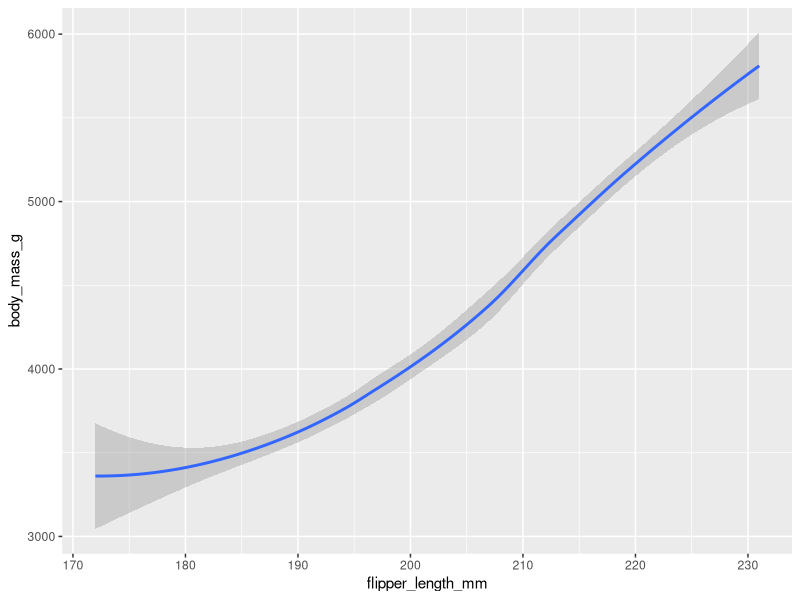
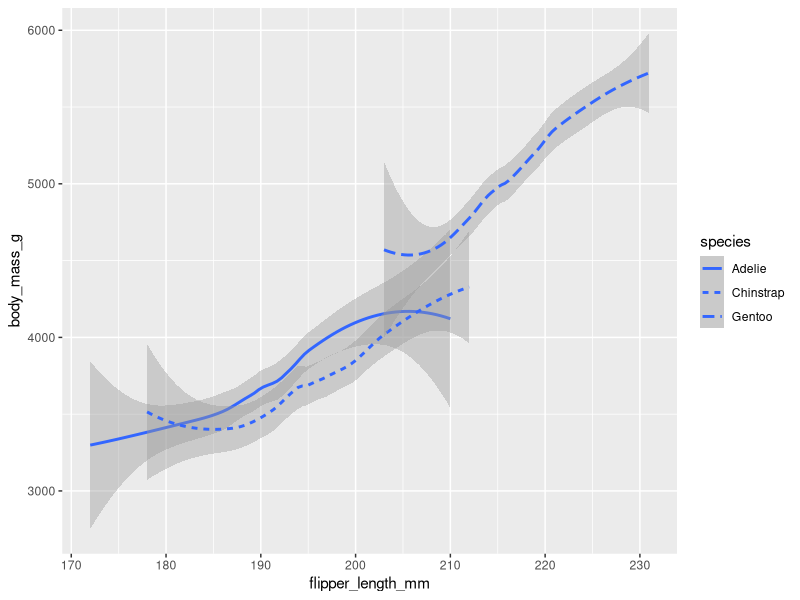

Reproduce these figures in R, in order.

library(ggplot2)
library(palmerpenguins)

ggplot(data = penguins) +
  geom_smooth(aes(x = flipper_length_mm, y = body_mass_g))
  geom_point(mapping=aes(x=flipper_length_mm,y=body_mass_g))

ggplot(data=penguins)+
  geom_smooth(mapping=aes(x=flipper_length_mm,y=body_mass_g,linetype=species))
